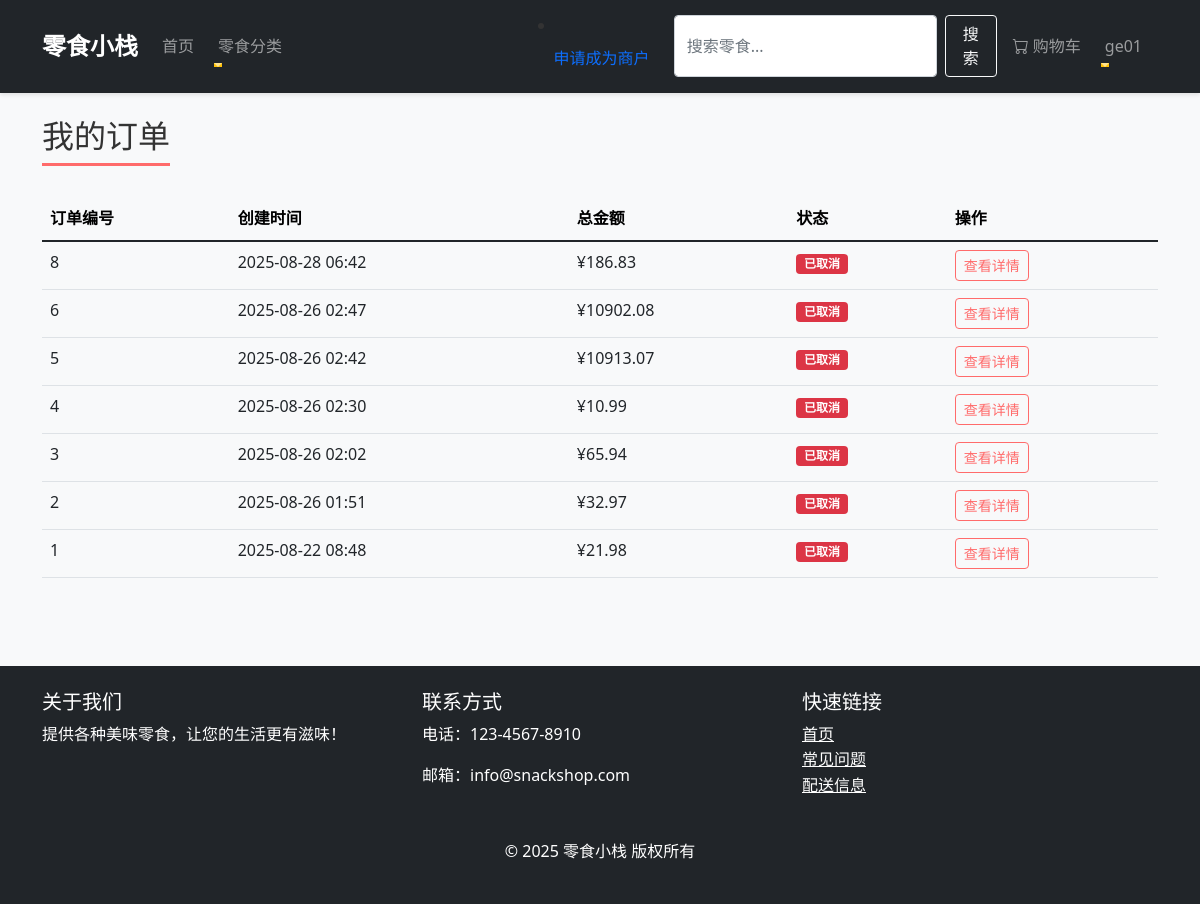
Screenshot of /orders/ (signed in) with the database file from the repository.
### orders/models.py (models this page shows, shortened)
class Order(models.Model):
    STATUS_CHOICES = (
        ('pending', '待处理'),
        ('paid', '已支付'),
        ('shipped', '已发货'),
        ('delivered', '已送达'),
        ('cancelled', '已取消'),
    )
    user = models.ForeignKey(settings.AUTH_USER_MODEL, on_delete=models.CASCADE, related_name='orders',
                             verbose_name="用户")
    first_name = models.CharField(max_length=100, verbose_name="名")
    last_name = models.CharField(max_length=100, verbose_name="姓")
    email = models.EmailField(verbose_name="邮箱")
    address = models.CharField(max_length=250, verbose_name="地址")
    postal_code = models.CharField(max_length=20, verbose_name="邮政编码")
    city = models.CharField(max_length=100, verbose_name="城市")
    phone = models.CharField(max_length=20, verbose_name="电话")
    status = models.CharField(max_length=20, choices=STATUS_CHOICES, default='pending', verbose_name="订单状态")
    created_at = models.DateTimeField(auto_now_add=True, verbose_name="创建时间")
    updated_at = models.DateTimeField(auto_now=True, verbose_name="更新时间")
    total_price = models.DecimalField(max_digits=10, decimal_places=2, verbose_name="订单总价")
    class Meta:
        ordering = ['-created_at']
        verbose_name = '订单'
        verbose_name_plural = '订单'

### orders/views.py (the view)
# urls.py: path('', views.order_list, name='order_list'),  # 订单列表
@login_required
def order_list(request):
    orders = Order.objects.filter(user=request.user).order_by('-created_at')
    return render(request, 'orders/order_list.html', {
        'orders': orders
    })

### cart/context_processors.py (called while the page is built, shortened)
def cart(request):
    cart_obj = None
    try:
        if request.user.is_authenticated:
            carts = Cart.objects.filter(user=request.user).order_by('-updated_at')
            if len(carts) > 1:
                for cart in carts[1:]:
                    cart.delete()
                cart_obj = carts[0]
            else:
                cart_obj, created = Cart.objects.get_or_create(user=request.user)
    except MultipleObjectsReturned:
        if request.user.is_authenticated:
            Cart.objects.filter(user=request.user).exclude(id=carts.first().id).delete()
            cart_obj = carts.first()
        else:
            Cart.objects.filter(session_id=session_id).exclude(id=carts.first().id).delete()
            cart_obj = carts.first()
    return {'cart': cart_obj}

### templates/orders/order_list.html (shortened to what this page needs)
{% extends "base.html" %}
{% block content %}
    <h2 class="page-title">我的订单</h2>
    {% if orders %}
        <div class="table-responsive">
            <table class="table table-hover">
                <thead class="table-light">
                    <tr>
                        <th>订单编号</th>
                        <th>创建时间</th>
                        <th>总金额</th>
                        <th>状态</th>
                        <th>操作</th>
                    </tr>
                </thead>
                <tbody>
                    {% for order in orders %}
                        <tr>
                            <td>{{ order.id }}</td>
                            <td>{{ order.created_at|date:"Y-m-d H:i" }}</td>
                            <td>¥{{ order.total_price }}</td>
                            <td>
                                {% if order.status == 'pending' %}
                                    <span class="badge bg-warning">待处理</span>
                                {% elif order.status == 'paid' %}
                                    <span class="badge bg-info">已支付</span>
                                {% elif order.status == 'shipped' %}
                                    <span class="badge bg-primary">已发货</span>
                                {% elif order.status == 'delivered' %}
                                    <span class="badge bg-success">已送达</span>
                                {% else %}
                                    <span class="badge bg-danger">已取消</span>
                                {% endif %}
                            </td>
                            <td>
                                <a href="{% url 'orders:order_detail' order.id %}" class="btn btn-sm btn-outline-primary">
                                    查看详情
                                </a>
                            </td>
                        </tr>
                    {% endfor %}
                </tbody>
            </table>
        </div>
    {% else %}
        <div class="alert alert-info">
            <h4>您还没有任何订单</h4>
            <p>快去选购喜欢的零食吧！</p>
            <a href="{% url 'home' %}" class="btn btn-primary mt-2">浏览零食</a>
        </div>
    {% endif %}
{% endblock %}

### templates/base.html (shortened to what this page needs)
<!DOCTYPE html>
<html lang="zh-CN">
<head>
    <link href="https://cdn.jsdelivr.net/npm/bootstrap@5.1.3/dist/css/bootstrap.min.css" rel="stylesheet">
    {% load static %}
    <link rel="stylesheet" href="{% static 'css/style.css' %}">
</head>
<body>
    <nav class="navbar navbar-expand-lg navbar-dark bg-dark">
        <div class="container">
            <a class="navbar-brand" href="{% url 'home' %}">零食小栈</a>
            <div class="collapse navbar-collapse" id="navbarNav">
                <ul class="navbar-nav me-auto">
                    <li class="nav-item">
                        <a class="nav-link" href="{% url 'home' %}">首页</a>
                    </li>
                    <li class="nav-item dropdown">
                        <a class="nav-link dropdown-toggle" href="#" id="navbarDropdown" role="button" data-bs-toggle="dropdown">
                            零食分类
                        </a>
                    </li>
                </ul>
                {% if user.is_authenticated %}
                    {% if user.profile.is_merchant %}
                        <li class="nav-item">
                            <a class="nav-link" href="{% url 'products:product_create' %}">发布商品</a>
                        </li>
                        <li class="nav-item">
                            <a class="nav-link" href="{% url 'products:merchant_products' %}">我的商品</a>
                        </li>
                    {% elif not user.profile.merchant_application %}
                        <li class="nav-item">
                            <a class="nav-link" href="{% url 'accounts:merchant_apply' %}">申请成为商户</a>
                        </li>
                    {% endif %}
                {% endif %}
                <form class="d-flex me-2" action="{% url 'products:product_list' %}" method="get">
                    <input class="form-control me-2" type="search" name="search"
                           placeholder="搜索零食..." aria-label="Search"
                           value="{{ request.GET.search|default:'' }}">
                    <button class="btn btn-outline-light" type="submit">搜索</button>
                </form>
                <ul class="navbar-nav">
                    <li class="nav-item">
                        <a class="nav-link" href="{% url 'cart:cart_detail' %}">
                            <i class="bi bi-cart"></i> 购物车
                        </a>
                    </li>
                    {% if user.is_authenticated %}
                        <li class="nav-item dropdown">
                            <a class="nav-link dropdown-toggle" href="#" id="userDropdown" role="button" data-bs-toggle="dropdown">
                                {{ user.username }}
                            </a>
                        </li>
                    {% endif %}
                </ul>
            </div>
        </div>
    </nav>
    <main class="container py-4">
        {% block content %}{% endblock %}
    </main>
    <footer class="bg-dark text-white py-4 mt-5">
        <div class="container">
            <div class="row">
                <div class="col-md-4">
                    <h5>关于我们</h5>
                    <p>提供各种美味零食，让您的生活更有滋味！</p>
                </div>
                <div class="col-md-4">
                    <h5>联系方式</h5>
                    <p>电话：123-4567-8910</p>
                    <p>邮箱：info@snackshop.com</p>
                </div>
                <div class="col-md-4">
                    <h5>快速链接</h5>
                    <ul class="list-unstyled">
                        <li><a href="{% url 'home' %}" class="text-white">首页</a></li>
                        <li><a href="#" class="text-white">常见问题</a></li>
                        <li><a href="#" class="text-white">配送信息</a></li>
                    </ul>
                </div>
            </div>
            <div class="text-center mt-4">
                <p>&copy; {% now "Y" %} 零食小栈 版权所有</p>
            </div>
        </div>
    </footer>
    <link rel="stylesheet" href="https://cdn.jsdelivr.net/npm/bootstrap-icons@1.8.1/font/bootstrap-icons.css">
</body>
</html>

### static/css/style.css (style rules this page uses)
* { margin: 0; padding: 0; box-sizing: border-box; }
body { font-family: 'Segoe UI', Tahoma, Geneva, Verdana, sans-serif; line-height: 1.6; color: #333; background-color: #f8f9fa; }
.navbar { box-shadow: 0 2px 4px rgba(0, 0, 0, 0.1); padding: 0.8rem 1rem; }
.navbar-brand { font-weight: bold; font-size: 1.5rem; transition: color 0.3s ease; }
.nav-link { position: relative; margin-right: 0.5rem; }
.nav-link::after { content: ''; position: absolute; bottom: 0; left: 0; width: 0; height: 2px; background-color: #ffc107; transition: width 0.3s ease; }
.btn { border-radius: 4px; transition: all 0.3s ease; }
.btn-outline-primary { color: #ff6b6b; border-color: #ff6b6b; }
footer { background-color: #2d3436; color: #dfe6e9; }
footer a { color: #dfe6e9; transition: color 0.3s ease; }
.badge { animation: pulse 1s infinite; }
.form-control { transition: border-color 0.3s ease, box-shadow 0.3s ease; }
.page-title { margin-bottom: 2rem; padding-bottom: 0.5rem; border-bottom: 3px solid #ff6b6b; display: inline-block; }

### rows the page displays
Order: id "8", created_at "2025-08-28 06:42", total_price "186.83", status "已取消"
Order: id "6", created_at "2025-08-26 02:47", total_price "10902.08", status "已取消"
Order: id "5", created_at "2025-08-26 02:42", total_price "10913.07", status "已取消"
Order: id "4", created_at "2025-08-26 02:30", total_price "10.99", status "已取消"
Order: id "3", created_at "2025-08-26 02:02", total_price "65.94", status "已取消"
Order: id "2", created_at "2025-08-26 01:51", total_price "32.97", status "已取消"
Order: id "1", created_at "2025-08-22 08:48", total_price "21.98", status "已取消"

### other values shown
{{ user.username }} "ge01"
